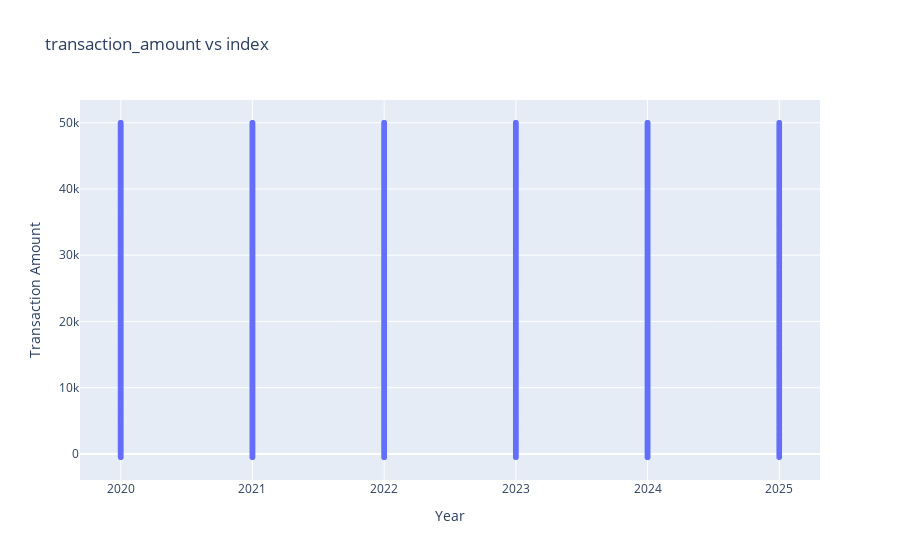

Notebook cell for this chart:
### Code cell
fig=px.scatter(data,
            x='Year',
            y='Transaction Amount',
            title='transaction_amount vs index')
fig

### Figure 1 — Plotly figure (JSON) as saved in the notebook; plotly's stock layout.template omitted (floating-point values rounded to 4 significant figures; data arrays with more than 128 entries replaced by an {"elided": "..."} marker saying what was removed)
{"data": [{"hovertemplate": "Year=%{x}<br>Transaction Amount=%{y}<extra></extra>", "legendgroup": "", "marker": {"color": "#636efa", "symbol": "circle"}, "mode": "markers", "name": "", "showlegend": false, "type": "scattergl", "x": {"elided": "50000 int values"}, "xaxis": "x", "y": {"elided": "50000 float values"}, "yaxis": "y"}], "layout": {"legend": {"tracegroupgap": 0}, "title": {"text": "transaction_amount vs index"}, "xaxis": {"anchor": "y", "domain": [0, 1], "title": {"text": "Year"}}, "yaxis": {"anchor": "x", "domain": [0, 1], "title": {"text": "Transaction Amount"}}}}
